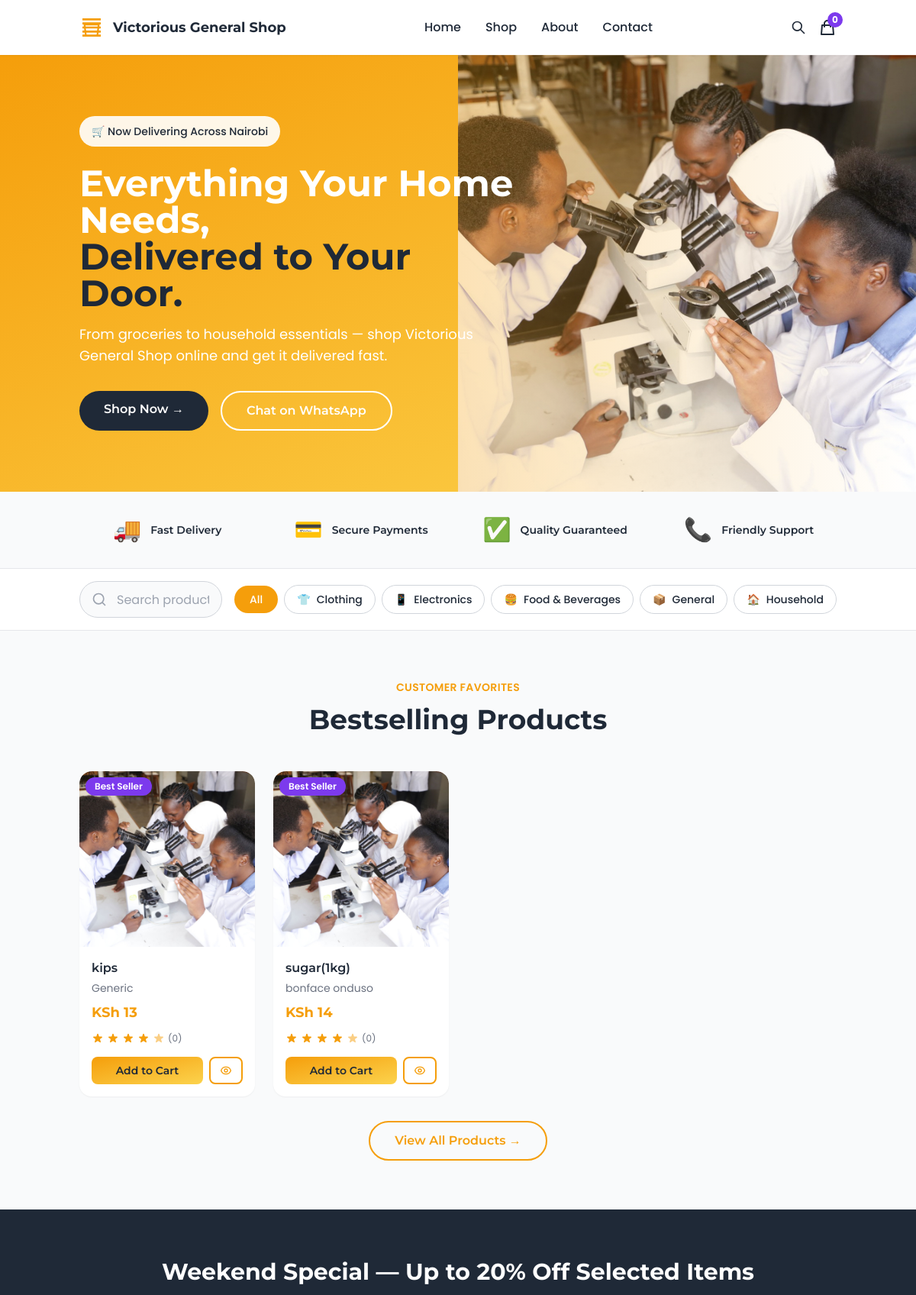
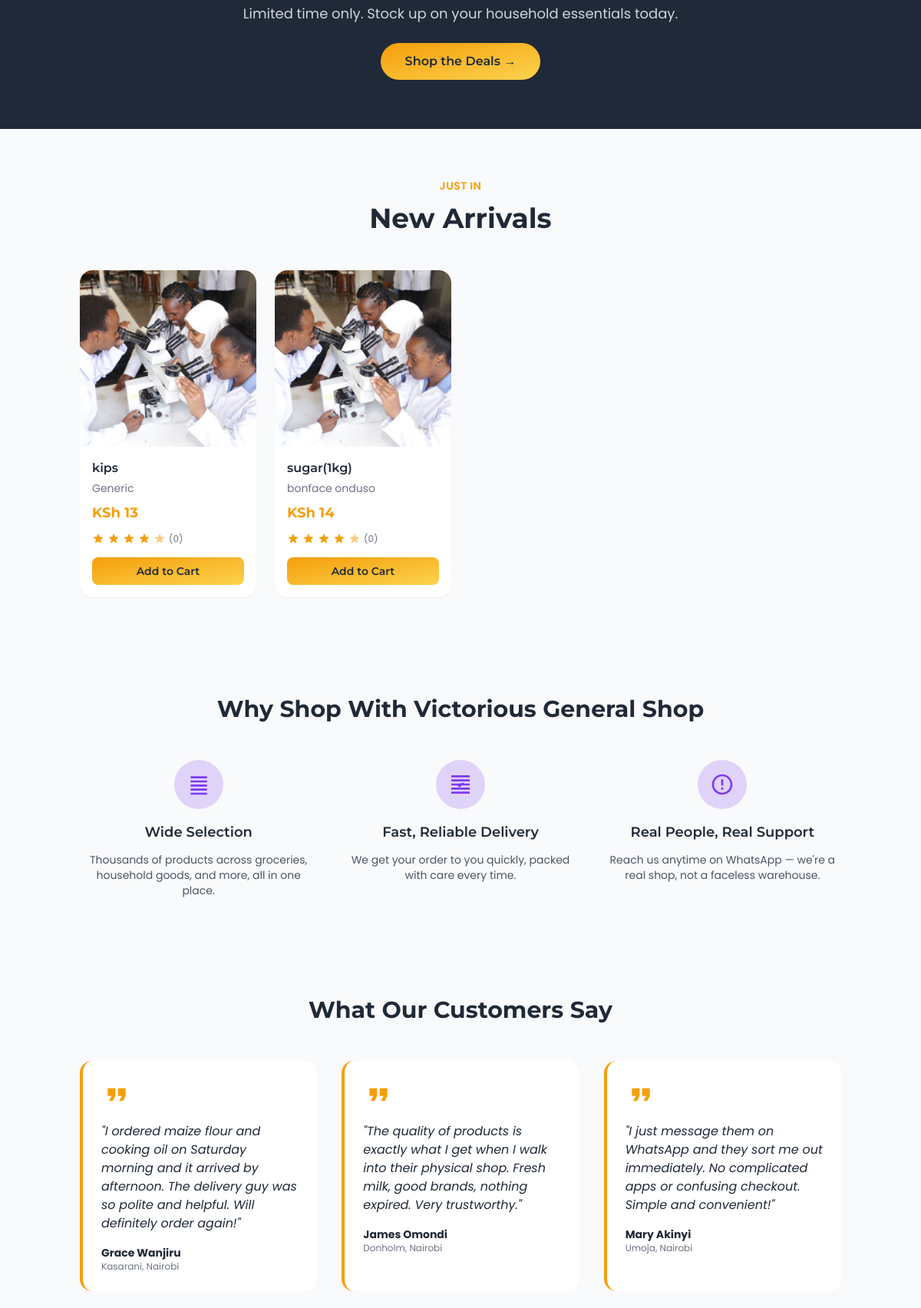
The page /public/index.php (upper part) on the database its author committed (2 pictures, top to bottom).
### tables this page shows
CREATE TABLE `categories` (
  `id` varchar(36) NOT NULL,
  `name` varchar(100) NOT NULL,
  `description` text,
  `sync_status` varchar(20) NOT NULL DEFAULT 'SYNCED',
  `created_at` datetime NOT NULL DEFAULT CURRENT_TIMESTAMP,
  `updated_at` datetime NOT NULL DEFAULT CURRENT_TIMESTAMP ON UPDATE CURRENT_TIMESTAMP,
  `deleted_at` datetime DEFAULT NULL
);

CREATE TABLE `products` (
  `id` varchar(36) NOT NULL,
  `barcode` varchar(50) DEFAULT NULL,
  `qr_code` varchar(100) DEFAULT NULL,
  `sku` varchar(50) NOT NULL,
  `name` varchar(255) NOT NULL,
  `category_id` varchar(36) DEFAULT NULL,
  `buying_price` decimal(12,2) NOT NULL DEFAULT '0.00',
  `selling_price` decimal(12,2) NOT NULL DEFAULT '0.00',
  `wholesale_price` decimal(12,2) NOT NULL DEFAULT '0.00',
  `current_stock` int NOT NULL DEFAULT '0',
  `minimum_stock` int NOT NULL DEFAULT '0',
  `preferred_order_quantity` int NOT NULL DEFAULT '0',
  `tax_rate` decimal(6,2) NOT NULL DEFAULT '0.00',
  `discount` decimal(6,2) NOT NULL DEFAULT '0.00',
  `supplier_id` varchar(36) DEFAULT NULL,
  `description` text,
  `image_path` varchar(500) DEFAULT NULL,
  `unit` varchar(20) NOT NULL DEFAULT 'pcs',
  `status` varchar(20) NOT NULL DEFAULT 'active',
  `track_expiry` tinyint(1) NOT NULL DEFAULT '0',
  `sync_status` varchar(20) NOT NULL DEFAULT 'SYNCED',
  `version` bigint NOT NULL DEFAULT '1',
  `created_at` datetime NOT NULL DEFAULT CURRENT_TIMESTAMP,
  `updated_at` datetime NOT NULL DEFAULT CURRENT_TIMESTAMP ON UPDATE CURRENT_TIMESTAMP,
  `deleted_at` datetime DEFAULT NULL
);

CREATE TABLE `suppliers` (
  `id` varchar(36) NOT NULL,
  `name` varchar(150) NOT NULL,
  `phone` varchar(30) DEFAULT NULL,
  `email` varchar(150) DEFAULT NULL,
  `address` text,
  `balance` decimal(12,2) NOT NULL DEFAULT '0.00',
  `sync_status` varchar(20) NOT NULL DEFAULT 'SYNCED',
  `created_at` datetime NOT NULL DEFAULT CURRENT_TIMESTAMP,
  `updated_at` datetime NOT NULL DEFAULT CURRENT_TIMESTAMP ON UPDATE CURRENT_TIMESTAMP,
  `deleted_at` datetime DEFAULT NULL
);

### public_html/public/index.php (the view, shortened to what the rows shown need)
<?php
require_once '../data/categories-data.php';
require_once '../data/products-data.php';
include '../includes/header.php';
$categories = shop_get_categories();
$featuredProducts = shop_get_featured_products(8);
$allProducts = shop_get_products();
$newArrivals = array_slice($allProducts, -4, 4);
?>
<section class="relative min-h-[500px] flex items-center overflow-hidden">
    <div class="container mx-auto px-4 py-16 md:py-20 relative z-10">
        <div class="max-w-xl">
            <h1 class="font-heading font-bold text-4xl md:text-5xl mb-4">
                <span class="text-neutral-white">Everything Your Home Needs,</span><br>
                <span class="text-charcoal">Delivered to Your Door.</span>
            </h1>
        </div>
    </div>
</section>
<section class="bg-white border-y border-gray-200 sticky top-0 z-30">
    <div class="container mx-auto px-4 py-4">
        <div class="flex flex-col lg:flex-row lg:items-center gap-4">
            <div class="flex items-center gap-2 overflow-x-auto scrollbar-hide whitespace-nowrap">
                <?php foreach($categories as $category): ?>
                    <a href="shop.php?category=<?php echo htmlspecialchars($category['slug']); ?>"
                       class="flex items-center gap-2 px-4 py-2 rounded-full border border-gray-300 bg-white hover:border-primary-gold hover:text-primary-gold transition text-sm font-medium">
                        <span><?php echo $category['icon']; ?></span>
                        <span>
                            <?php echo htmlspecialchars($category['name']); ?>
                        </span>
                    </a>
                <?php endforeach; ?>
            </div>
        </div>
    </div>
</section>
<section class="bg-surface-gray py-16">
    <div class="container mx-auto px-4">
        <h2 class="text-center font-heading font-bold text-charcoal text-3xl md:text-4xl mb-12">
            Bestselling Products
        </h2>
        <div class="grid grid-cols-2 md:grid-cols-4 gap-6 mb-8">
            <?php foreach ($featuredProducts as $product): ?>
                <div class="bg-neutral-white rounded-2xl shadow-sm hover:shadow-md transition-all hover:-translate-y-1 overflow-hidden">
                    <div class="relative aspect-square bg-gray-100 rounded-t-2xl overflow-hidden">
                        <img src="<?php echo htmlspecialchars($product['image']); ?>"
                             alt="<?php echo htmlspecialchars($product['name']); ?>"
                             class="w-full h-full object-cover"
                             onerror="this.src='/assets/product-images/SampleProduct.png'">
                        <?php if ($product['featured']): ?>
                            <span class="absolute top-2 left-2 bg-accent-violet text-neutral-white text-xs font-body font-semibold px-3 py-1 rounded-full">
                                Best Seller
                            </span>
                        <?php endif; ?>
                    </div>
                    <div class="p-4">
                        <h3 class="font-heading font-semibold text-charcoal text-sm md:text-base line-clamp-2 mb-1">
                            <?php echo htmlspecialchars($product['name']); ?>
                        </h3>
                        <p class="font-body text-gray-500 text-xs md:text-sm mb-2">
                            <?php echo htmlspecialchars($product['brand']); ?>
                        </p>
                        <div class="mb-3">
                            <span class="font-heading font-bold text-primary-gold text-lg">
                                KSh <?php echo number_format($product['price']); ?>
                            </span>
                        </div>
                        <div class="flex items-center space-x-1 mb-4">
                            <span class="font-body text-gray-500 text-xs ml-1">(<?php echo $product['review_count']; ?>)</span>
                        </div>
                        <div class="flex gap-2">
                            <?php if ($product['stock'] > 0): ?>
                                <button class="add-to-cart-btn flex-1 bg-gradient-to-br from-primary-gold to-gold-light text-charcoal font-heading font-semibold text-sm py-2 px-4 rounded-lg transition-transform hover:scale-105"
                                        data-product-slug="<?php echo htmlspecialchars($product['slug']); ?>">
                                    Add to Cart
                                </button>
                                <a href="product.php?slug=<?php echo htmlspecialchars($product['slug']); ?>"
                                   class="flex items-center justify-center px-3 py-2 border-2 border-primary-gold text-primary-gold rounded-lg hover:bg-primary-gold hover:text-charcoal transition-colors"
                                   title="View Details">
                                </a>
                            <?php else: ?>
                                <button disabled class="w-full bg-gray-300 text-gray-500 font-heading font-semibold text-sm py-2 px-4 rounded-lg cursor-not-allowed">
                                    Out of Stock
                                </button>
                            <?php endif; ?>
                        </div>
                    </div>
                </div>
            <?php endforeach; ?>
        </div>
    </div>
</section>
<section class="bg-charcoal py-16">
    <div class="container mx-auto px-4 text-center">
        <h2 class="font-heading font-bold text-neutral-white text-2xl md:text-3xl mb-4">
            Weekend Special — Up to 20% Off Selected Items
        </h2>
    </div>
</section>
<section class="bg-surface-gray py-16">
    <div class="container mx-auto px-4">
        <h2 class="text-center font-heading font-bold text-charcoal text-3xl md:text-4xl mb-12">
            New Arrivals
        </h2>
        <div class="grid grid-cols-2 md:grid-cols-4 gap-6">
            <?php foreach ($newArrivals as $product): ?>
                <div class="bg-neutral-white rounded-2xl shadow-sm hover:shadow-md transition-all hover:-translate-y-1 overflow-hidden">
                    <div class="relative aspect-square bg-gray-100 rounded-t-2xl overflow-hidden">
                        <img src="<?php echo htmlspecialchars($product['image']); ?>"
                             alt="<?php echo htmlspecialchars($product['name']); ?>"
                             class="w-full h-full object-cover"
                             onerror="this.src='/assets/product-images/SampleProduct.png'">
                    </div>
                    <div class="p-4">
                        <h3 class="font-heading font-semibold text-charcoal text-sm md:text-base line-clamp-2 mb-1">
                            <?php echo htmlspecialchars($product['name']); ?>
                        </h3>
                        <p class="font-body text-gray-500 text-xs md:text-sm mb-2">
                            <?php echo htmlspecialchars($product['brand']); ?>
                        </p>
                        <div class="mb-3">
                            <span class="font-heading font-bold text-primary-gold text-lg">
                                KSh <?php echo number_format($product['price']); ?>
                            </span>
                        </div>
                        <div class="flex items-center space-x-1 mb-4">
                            <span class="font-body text-gray-500 text-xs ml-1">(<?php echo $product['review_count']; ?>)</span>
                        </div>
                        <?php if ($product['stock'] > 0): ?>
                            <button class="w-full bg-gradient-to-br from-primary-gold to-gold-light text-charcoal font-heading font-semibold text-sm py-2 px-4 rounded-lg transition-transform hover:scale-105">
                                Add to Cart
                            </button>
                        <?php else: ?>
                            <button disabled class="w-full bg-gray-300 text-gray-500 font-heading font-semibold text-sm py-2 px-4 rounded-lg cursor-not-allowed">
                                Out of Stock
                            </button>
                        <?php endif; ?>
                    </div>
                </div>
            <?php endforeach; ?>
        </div>
    </div>
</section>
<section class="bg-surface-gray py-16">
    <div class="container mx-auto px-4">
        <h2 class="text-center font-heading font-bold text-charcoal text-2xl md:text-3xl mb-12">
            Why Shop With Victorious General Shop
        </h2>
    </div>
</section>
<section class="bg-surface-gray py-16">
    <div class="container mx-auto px-4">
        <h2 class="text-center font-heading font-bold text-charcoal text-2xl md:text-3xl mb-12">
            What Our Customers Say
        </h2>
    </div>
</section>
<?php include '../includes/footer.php'; ?>

### rows shown on the page
categories: icon "👕", name "Clothing"
categories: icon "📱", name "Electronics"
categories: icon "📦", name "General"
categories: icon "🏠", name "Household"
products: name "kips", brand "Generic", price "13", track_expiry "0", current_stock "Add to Cart"
products: name "sugar(1kg)", supplier.name "bonface onduso", price "14", track_expiry "0", current_stock "Add to Cart"

### other values the page prints
$category['icon'] "🍔"
$category['name'] "Food & Beverages"
